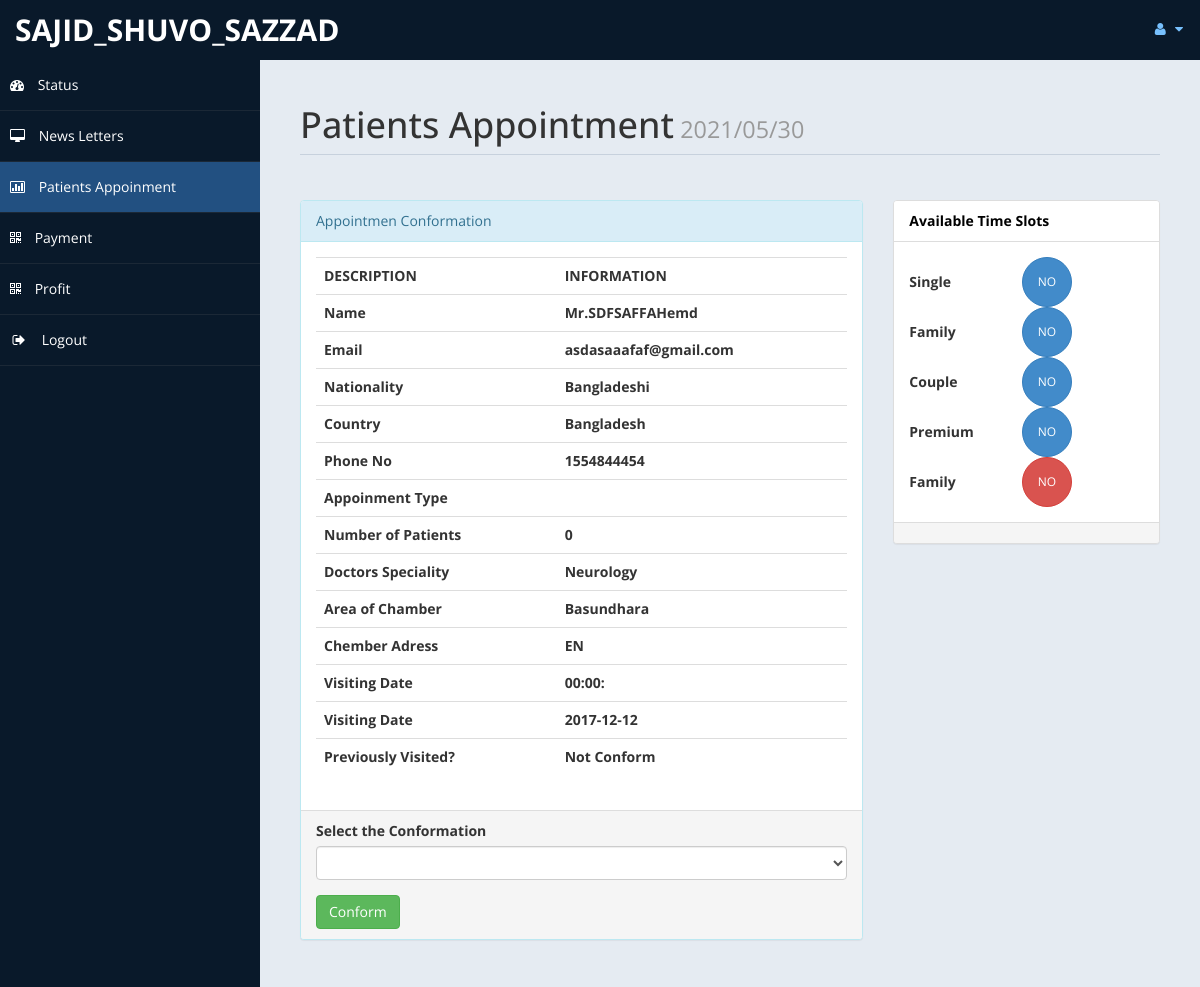
The app's page /admin/appoinment.php?rid=10 (signed in) with its own data.
### tables this page shows
CREATE TABLE IF NOT EXISTS `appoinment` (
  `id` int(10) unsigned NOT NULL,
  `Title` varchar(5) DEFAULT NULL,
  `FName` text,
  `LName` text,
  `Email` varchar(50) DEFAULT NULL,
  `National` varchar(30) DEFAULT NULL,
  `Country` varchar(30) DEFAULT NULL,
  `Phone` text,
  `Doc_speciality` varchar(20) DEFAULT NULL,
  `typ_of_apoint` varchar(50) NOT NULL,
  `n_patients` int(11) NOT NULL,
  `Area_Sel` varchar(40) DEFAULT NULL,
  `Doc_adrs` varchar(100) DEFAULT NULL,
  `Vtime` varchar(6) DEFAULT NULL,
  `VDate` date DEFAULT NULL,
  `Status` varchar(15) DEFAULT NULL
);

### admin/appoinment.php (the view, shortened to what this page needs)
<?php
		if(!isset($_GET["rid"]))
		{
			 header("location:index.php");
		}
		else {
				$curdate=date("Y/m/d");
				include ('db.php');
				$id = $_GET['rid'];
				$sql ="Select * from appoinment where id = '$id'";
				$re = mysqli_query($con,$sql);
				while($row=mysqli_fetch_array($re))
				{
					$title = $row['Title'];
					$fname = $row['FName'];
					$lname = $row['LName'];
					$email = $row['Email'];
					$nat = $row['National'];
					$country = $row['Country'];
					$Phone = $row['Phone'];
					$typ_of_apoint=$row['typ_of_apoint'];
					$n_patients=$row['n_patients'];
					$Doc_speciality = $row['Doc_speciality'];
					$Area_Sel = $row['Area_Sel'];
					$Doc_adrs = $row['Doc_adrs'];
					$VTime= $row['Vtime'];
					$VDate = $row['VDate'];
					$prev_visit= $row['Status'];
				}
	}
			?>
<!DOCTYPE html>
<html xmlns="http://www.w3.org/1999/xhtml">
<head>
    <link href="assets/css/bootstrap.css" rel="stylesheet" />
    <link href="assets/css/font-awesome.css" rel="stylesheet" />
    <link href="assets/js/morris/morris-0.4.3.min.css" rel="stylesheet" />
    <link href="assets/css/custom-styles.css" rel="stylesheet" />
</head>
<body>
    <div id="wrapper">
        <nav class="navbar navbar-default top-navbar" role="navigation">
            <div class="navbar-header">
                <a class="navbar-brand" href="home.php"> <?php echo $_SESSION["user"]; ?> </a>
            </div>
            <ul class="nav navbar-top-links navbar-right">
                <li class="dropdown">
                    <a class="dropdown-toggle" data-toggle="dropdown" href="#" aria-expanded="false">
                        <i class="fa fa-user fa-fw"></i> <i class="fa fa-caret-down"></i>
                    </a>
                </li>
            </ul>
        </nav>
        <nav class="navbar-default navbar-side" role="navigation">
            <div class="sidebar-collapse">
                <ul class="nav" id="main-menu">
                    <li>
                        <a  href="home.php"><i class="fa fa-dashboard"></i> Status</a>
                    </li>
                    <li>
                        <a href="messages.php"><i class="fa fa-desktop"></i> News Letters</a>
                    </li>
					<li>
                        <a class="active-menu" href="appoinment.php"><i class="fa fa-bar-chart-o"></i> Patients Appoinment</a>
                    </li>
                    <li>
                        <a href="payment.php"><i class="fa fa-qrcode"></i> Payment</a>
                    </li>
					<li>
                        <a  href="profit.php"><i class="fa fa-qrcode"></i> Profit</a>
                    </li>
                    <li>
                        <a href="logout.php"><i class="fa fa-sign-out fa-fw"></i> Logout</a>
                    </li>
					</ul>
            </div>
        </nav>
        <div id="page-wrapper">
            <div id="page-inner">
                <div class="row">
                    <div class="col-md-12">
                        <h1 class="page-header">
                            Patients Appointment<small>	<?php echo  $curdate; ?> </small>
                        </h1>
                    </div>
					<div class="col-md-8 col-sm-8">
                    <div class="panel panel-info">
                        <div class="panel-heading">
                         Appointmen Conformation
                        </div>
                        <div class="panel-body">
							<div class="table-responsive">
                                <table class="table">
                                    <tr>
                                            <th>DESCRIPTION</th>
                                            <th>INFORMATION</th>
                                        </tr>
                                        <tr>
                                            <th>Name</th>
                                            <th><?php echo $title.$fname.$lname; ?> </th>
                                        </tr>
										<tr>
                                            <th>Email</th>
                                            <th><?php echo $email; ?> </th>
                                        </tr>
										<tr>
                                            <th>Nationality </th>
                                            <th><?php echo $nat; ?></th>
                                        </tr>
										<tr>
                                            <th>Country </th>
                                            <th><?php echo $country;  ?></th>
                                        </tr>
										<tr>
                                            <th>Phone No </th>
                                            <th><?php echo $Phone; ?></th>
                                        </tr>
                                        <tr>
                                            <th>Appoinment Type</th>
                                            <th><?php echo $typ_of_apoint; ?></th>
                                        </tr>
                                        <tr>
                                            <th>Number of Patients</th>
                                            <th><?php echo $n_patients; ?></th>
                                        </tr>
										<tr>
                                            <th>Doctors Speciality </th>
                                            <th><?php echo $Doc_speciality; ?></th>
                                        </tr>
										<tr>
                                            <th> Area  of Chamber</th>
                                            <th><?php echo $Area_Sel; ?></th>
                                        </tr>
										<tr>
                                            <th>Chember Adress </th>
                                            <th><?php echo $Doc_adrs; ?></th>
                                        </tr>
                                        <tr>
                                            <th>Visiting  Date </th>
                                            <th><?php echo $VTime; ?></th>
                                        </tr>
										<tr>
                                            <th>Visiting  Date </th>
                                            <th><?php echo $VDate; ?></th>
                                        </tr>
										<tr>
                                            <th> Previously Visited?</th>
                                            <th><?php echo $prev_visit; ?></th>
                                        </tr>
                                </table>
                            </div>
                        </div>
                        <div class="panel-footer">
                            <form method="post">
										<div class="form-group">
														<label>Select the Conformation</label>
														<select name="conf"class="form-control">
															<option value selected>	</option>
															<option value="Conform">Conform</option>
														</select>
										 </div>
							<input type="submit" name="co" value="Conform" class="btn btn-success">
							</form>
                        </div>
                    </div>
					</div>
					<?php
						$r =0 ;
						$sc =0;
						$gh = 0;
						$sr = 0;
						$dr = 0;
						?>
						<?php
						$cr =0 ;
						$csc =0;
						$cgh = 0;
						$csr = 0;
						$cdr = 0;
					?>
					<div class="col-md-4 col-sm-4">
                    <div class="panel panel-default">
                        <div class="panel-heading">
                           Available Time Slots
                        </div>
                        <div class="panel-body">
						<table width="200px">
							<tr>
								<td><b>Single</b></td>
								<td><button type="button" class="btn btn-primary btn-circle"><?php
									$f1 =$sc - $csc;
									if($f1 <=0 )
									{	$f1 = "NO";
										echo $f1;
									}
									else{
											echo $f1;
									}
								?> </button></td>
							</tr>
							<tr>
								<td><b>Family</b>	 </td>
								<td><button type="button" class="btn btn-primary btn-circle"><?php
								$f2 =  $gh -$cgh;
								if($f2 <=0 )
									{	$f2 = "NO";
										echo $f2;
									}
									else{
											echo $f2;
									}
								?> </button></td>
							</tr>
							<tr>
								<td><b> Couple</b></td>
								<td><button type="button" class="btn btn-primary btn-circle"><?php
								$f3 =$sr - $csr;
								if($f3 <=0 )
									{	$f3 = "NO";
										echo $f3;
									}
									else{
											echo $f3;
									}
								?> </button></td>
							</tr>
							<tr>
								<td><b>Premium</b>	 </td>
								<td><button type="button" class="btn btn-primary btn-circle"><?php
								$f4 =$dr - $cdr;
								if($f4 <=0 )
									{	$f4 = "NO";
										echo $f4;
									}
									else{
											echo $f4;
									}
								?> </button></td>
							</tr>
							<tr>
								<td><b>Family</b> </td>
								<td> <button type="button" class="btn btn-danger btn-circle"><?php
								$f5 =$r-$cr;
								if($f5 <=0 )
									{	$f5 = "NO";
										echo $f5;
									}
									else{
											echo $f5;
									}
								 ?> </button></td>
							</tr>
						</table>
						</div>
                        <div class="panel-footer">
                        </div>
                    </div>
					</div>
                </div>
                </div>
         </div>
        </div>
</body>
</html>

### admin/assets/css/custom-styles.css (style rules this page uses)
body { font-family: 'Open Sans', sans-serif; }
#wrapper { width: 100%; background:#09192A; }
#page-wrapper { padding: 15px 15px; min-height: 600px; background:#E5EBF2; }
#page-inner { width:100%; margin:10px 20px 10px 0px; background-color:transparent; padding:10px; min-height:1200px; }
h1, .h1, h2, .h2, h3, .h3 { margin-top: 7px; margin-bottom: -5px; }
.page-header { padding-bottom: 9px; margin: 10px 0 45px; border-bottom: 1px solid #C7D1DD; }
.panel-default > .panel-heading { color: #000; background-color: #FFFFFF; border-color: #ddd; font-weight:bold; }
.top-navbar { margin:0px; }
.top-navbar .navbar-brand { color: #fff; width: 260px; text-align: left; height: 60px; font-size: 30px; font-weight: 700; text-transform: uppercase; line-height: 30px; }
.top-navbar .nav > li { position: relative; display: inline-block; }
.top-navbar .nav > li > a { position: relative; display: block; padding: 19px 15px; color: #77C0FD; }
.active-menu { background-color:#225081!important; }
.sidebar-collapse , .sidebar-collapse .nav { background:none; }
.sidebar-collapse .nav { padding:0; }
.sidebar-collapse .nav > li > a { color:#fff; background:transparent; text-shadow:none; }
.sidebar-collapse > .nav > li > a { padding:15px 10px; }
.sidebar-collapse > .nav > li { border-bottom: 1px solid rgba(107, 108, 109, 0.19); }
.navbar-side { border:none; background-color: transparent; }
.top-navbar { background:#09192A; border-bottom:none; }
.top-navbar .nav > li > a > i { margin-right: 2px; }
.navbar-default { border:0px solid black; }
.navbar-header { background: #09192A; }
.nav > li > a > i { margin-right:10px; }
.btn-circle { width: 50px; height: 50px; padding: 6px 0; -webkit-border-radius: 25px; -moz-border-radius: 25px; border-radius: 25px; text-align: center; font-size: 12px; line-height: 1.428571429; }
@media (min-width:768px) { #page-wrapper { margin: 0 0 0 260px; padding: 15px 30px; min-height: 1200px; } }
@media (min-width:768px) { .navbar-side { z-index: 1; position: absolute; width: 260px; } }
@media (min-width:768px) { .navbar { border-radius: 0px; } }

### records on screen
appoinment: Title "Mr.", FName "SDFSAFF", LName "AHemd", Email "asdasaaafaf@gmail.com", National "Bangladeshi", Country "Bangladesh", Phone "1554844454", n_patients "0", Doc_speciality "Neurology", Area_Sel "Basundhara", Doc_adrs "EN", Vtime "00:00:", VDate "2017-12-12", Status "Not Conform"

### other values on screen
$_SESSION["user"] "SAJID_SHUVO_SAZZAD"
$f1 "NO"
$f2 "NO"
$f3 "NO"
$f4 "NO"
$f5 "NO"
